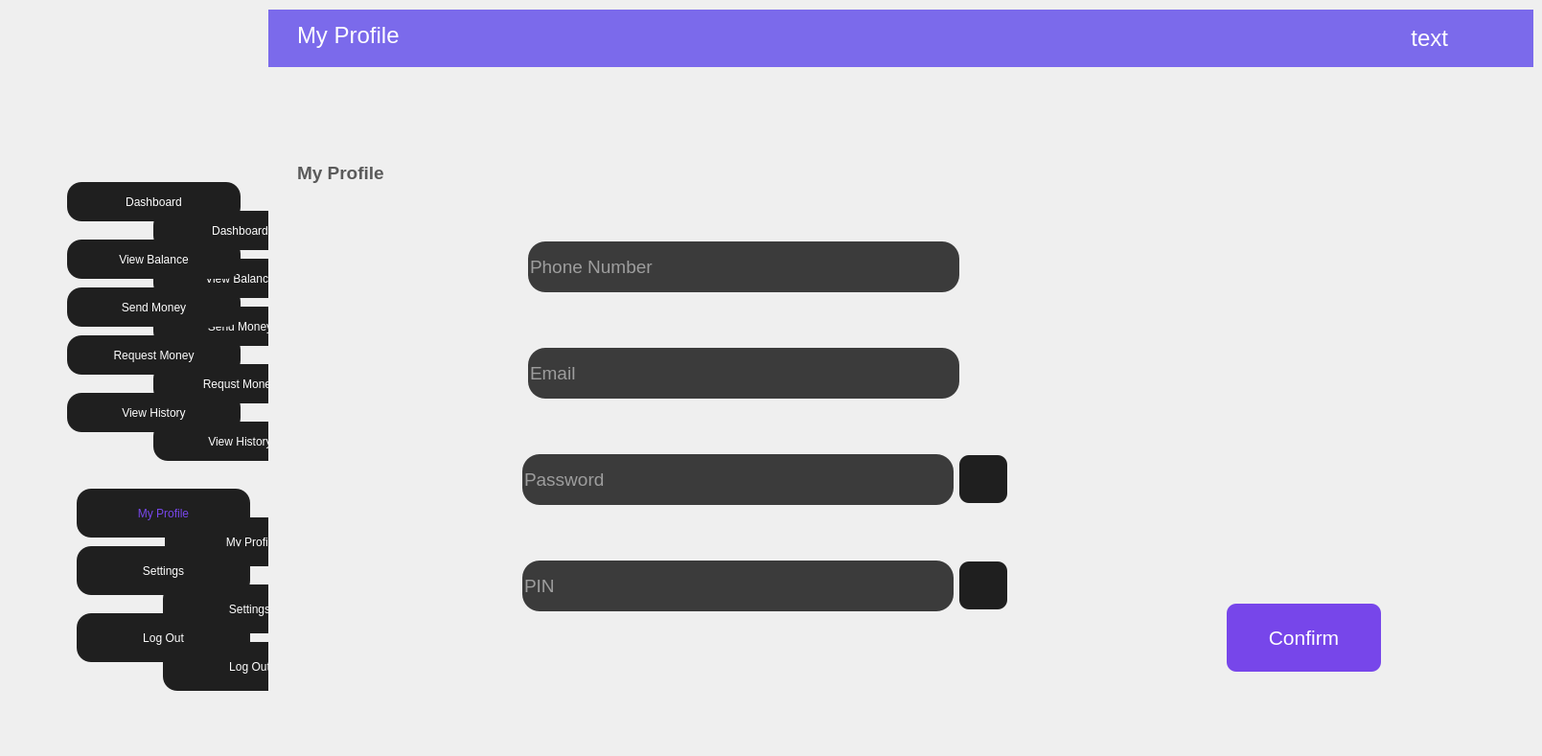
    <widget class="QWidget" name="page_23">
     <widget class="QWidget" name="widget_57" native="true">
      <property name="geometry">
       <rect>
        <x>0</x>
        <y>0</y>
        <width>1600</width>
        <height>780</height>
       </rect>
      </property>
      <property name="styleSheet">
       <string notr="true">QLineEdit{
border-radius:18px;
color:rgb(255, 255, 255);
}
QpushButton{
color:rgb(255, 255, 255);
}</string>
      </property>
      <widget class="QWidget" name="widget_58" native="true">
       <property name="geometry">
        <rect>
         <x>0</x>
         <y>0</y>
         <width>280</width>
         <height>780</height>
        </rect>
       </property>
       <property name="styleSheet">
        <string notr="true">QPushButton{
	background-color: rgb(31, 31, 31);
	color: rgb(255, 255, 255);
	font: 700 12pt &quot;Arial&quot;;
    border-radius:15px;
}</string>
       </property>
       <widget class="QPushButton" name="pushButton_142">
        <property name="geometry">
         <rect>
          <x>160</x>
          <y>380</y>
          <width>181</width>
          <height>41</height>
         </rect>
        </property>
        <property name="text">
         <string>Requst Money</string>
        </property>
       </widget>
       <widget class="QPushButton" name="pushButton_143">
        <property name="geometry">
         <rect>
          <x>170</x>
          <y>610</y>
          <width>181</width>
          <height>51</height>
         </rect>
        </property>
        <property name="text">
         <string>Settings</string>
        </property>
       </widget>
       <widget class="QPushButton" name="pushButton_144">
        <property name="geometry">
         <rect>
          <x>160</x>
          <y>270</y>
          <width>181</width>
          <height>41</height>
         </rect>
        </property>
        <property name="text">
         <string>View Balance</string>
        </property>
       </widget>
       <widget class="QPushButton" name="pushButton_145">
        <property name="geometry">
         <rect>
          <x>172</x>
          <y>540</y>
          <width>181</width>
          <height>51</height>
         </rect>
        </property>
        <property name="text">
         <string>My Profile</string>
        </property>
       </widget>
       <widget class="QPushButton" name="pushButton_146">
        <property name="geometry">
         <rect>
          <x>160</x>
          <y>220</y>
          <width>181</width>
          <height>41</height>
         </rect>
        </property>
        <property name="text">
         <string>Dashboard</string>
        </property>
       </widget>
       <widget class="QPushButton" name="pushButton_147">
        <property name="geometry">
         <rect>
          <x>160</x>
          <y>440</y>
          <width>181</width>
          <height>41</height>
         </rect>
        </property>
        <property name="styleSheet">
         <string notr="true">background-color: rgb(31, 31, 31);</string>
        </property>
        <property name="text">
         <string>View History</string>
        </property>
       </widget>
       <widget class="QPushButton" name="pushButton_148">
        <property name="geometry">
         <rect>
          <x>160</x>
          <y>320</y>
          <width>181</width>
          <height>41</height>
         </rect>
        </property>
        <property name="text">
         <string>Send Money</string>
        </property>
       </widget>
       <widget class="QPushButton" name="pushButton_149">
        <property name="geometry">
         <rect>
          <x>170</x>
          <y>670</y>
          <width>181</width>
          <height>51</height>
         </rect>
        </property>
        <property name="text">
         <string>Log Out</string>
        </property>
       </widget>
       <widget class="QLabel" name="label_127">
        <property name="geometry">
         <rect>
          <x>0</x>
          <y>10</y>
          <width>281</width>
          <height>780</height>
         </rect>
        </property>
        <property name="styleSheet">
         <string notr="true">background-image: url(:/new/prefix1/leftSide.png);
QPushButton{
	background-color: rgb(31, 31, 31);
	color: rgb(255, 255, 255);
	font: 700 12pt &quot;Arial&quot;;
    border-radius:15px;
}</string>
        </property>
        <property name="text">
         <string/>
        </property>
        <property name="pixmap">
         <pixmap resource="assets.qrc">:/new/prefix1/leftSide.png</pixmap>
        </property>
        <property name="scaledContents">
         <bool>true</bool>
        </property>
       </widget>
       <widget class="QPushButton" name="pushButton_150">
        <property name="geometry">
         <rect>
          <x>70</x>
          <y>410</y>
          <width>181</width>
          <height>41</height>
         </rect>
        </property>
        <property name="styleSheet">
         <string notr="true">background-color: rgb(31, 31, 31);</string>
        </property>
        <property name="text">
         <string>View History</string>
        </property>
       </widget>
       <widget class="QPushButton" name="pushButton_151">
        <property name="geometry">
         <rect>
          <x>80</x>
          <y>640</y>
          <width>181</width>
          <height>51</height>
         </rect>
        </property>
        <property name="text">
         <string>Log Out</string>
        </property>
       </widget>
       <widget class="QPushButton" name="pushButton_152">
        <property name="geometry">
         <rect>
          <x>70</x>
          <y>300</y>
          <width>181</width>
          <height>41</height>
         </rect>
        </property>
        <property name="text">
         <string>Send Money</string>
        </property>
       </widget>
       <widget class="QPushButton" name="pushButton_153">
        <property name="geometry">
         <rect>
          <x>70</x>
          <y>190</y>
          <width>181</width>
          <height>41</height>
         </rect>
        </property>
        <property name="text">
         <string>Dashboard</string>
        </property>
       </widget>
       <widget class="QPushButton" name="pushButton_154">
        <property name="geometry">
         <rect>
          <x>70</x>
          <y>250</y>
          <width>181</width>
          <height>41</height>
         </rect>
        </property>
        <property name="text">
         <string>View Balance</string>
        </property>
       </widget>
       <widget class="QPushButton" name="pushButton_155">
        <property name="geometry">
         <rect>
          <x>80</x>
          <y>510</y>
          <width>181</width>
          <height>51</height>
         </rect>
        </property>
        <property name="styleSheet">
         <string notr="true">color: rgb(119, 70, 234);</string>
        </property>
        <property name="text">
         <string>My Profile</string>
        </property>
       </widget>
       <widget class="QPushButton" name="pushButton_156">
        <property name="geometry">
         <rect>
          <x>70</x>
          <y>350</y>
          <width>181</width>
          <height>41</height>
         </rect>
        </property>
        <property name="text">
         <string>Request Money</string>
        </property>
       </widget>
       <widget class="QPushButton" name="pushButton_157">
        <property name="geometry">
         <rect>
          <x>80</x>
          <y>570</y>
          <width>181</width>
          <height>51</height>
         </rect>
        </property>
        <property name="text">
         <string>Settings</string>
        </property>
       </widget>
      </widget>
      <widget class="QWidget" name="layoutWidget_5">
       <property name="geometry">
        <rect>
         <x>300</x>
         <y>200</y>
         <width>751</width>
         <height>491</height>
        </rect>
       </property>
       <layout class="QVBoxLayout" name="verticalLayout_9">
        <item>
         <layout class="QHBoxLayout" name="horizontalLayout_14">
          <item>
           <widget class="QLabel" name="label_128">
            <property name="text">
             <string/>
            </property>
            <property name="pixmap">
             <pixmap resource="assets3.qrc">:/new/prefix3/phone.png</pixmap>
            </property>
            <property name="scaledContents">
             <bool>false</bool>
            </property>
           </widget>
          </item>
          <item>
           <widget class="QLineEdit" name="lineEdit_24">
            <property name="minimumSize">
             <size>
              <width>450</width>
              <height>53</height>
             </size>
            </property>
            <property name="maximumSize">
             <size>
              <width>350</width>
              <height>53</height>
             </size>
            </property>
            <property name="font">
             <font>
              <pointsize>14</pointsize>
             </font>
            </property>
            <property name="styleSheet">
             <string notr="true">background-color: rgb(59, 59, 59);</string>
            </property>
            <property name="text">
             <string/>
            </property>
            <property name="placeholderText">
             <string>Phone Number</string>
            </property>
           </widget>
          </item>
          <item>
           <spacer name="horizontalSpacer_8">
            <property name="orientation">
             <enum>Qt::Horizontal</enum>
            </property>
            <property name="sizeType">
             <enum>QSizePolicy::Fixed</enum>
            </property>
            <property name="sizeHint" stdset="0">
             <size>
              <width>50</width>
              <height>20</height>
             </size>
            </property>
           </spacer>
          </item>
         </layout>
        </item>
        <item>
         <layout class="QHBoxLayout" name="horizontalLayout_15">
          <item>
           <widget class="QLabel" name="label_129">
            <property name="text">
             <string/>
            </property>
            <property name="pixmap">
             <pixmap resource="assets3.qrc">:/new/prefix3/email.png</pixmap>
            </property>
            <property name="scaledContents">
             <bool>false</bool>
            </property>
           </widget>
          </item>
          <item>
           <widget class="QLineEdit" name="lineEdit_25">
            <property name="minimumSize">
             <size>
              <width>450</width>
              <height>53</height>
             </size>
            </property>
            <property name="maximumSize">
             <size>
              <width>350</width>
              <height>53</height>
             </size>
            </property>
            <property name="font">
             <font>
              <pointsize>14</pointsize>
             </font>
            </property>
            <property name="styleSheet">
             <string notr="true">background-color: rgb(59, 59, 59);</string>
            </property>
            <property name="text">
             <string/>
            </property>
            <property name="placeholderText">
             <string>Email</string>
            </property>
           </widget>
          </item>
          <item>
           <spacer name="horizontalSpacer_9">
            <property name="orientation">
             <enum>Qt::Horizontal</enum>
            </property>
            <property name="sizeType">
             <enum>QSizePolicy::Fixed</enum>
            </property>
            <property name="sizeHint" stdset="0">
             <size>
              <width>50</width>
              <height>20</height>
             </size>
            </property>
           </spacer>
          </item>
         </layout>
        </item>
        <item>
         <layout class="QHBoxLayout" name="horizontalLayout_16">
          <item>
           <widget class="QLabel" name="label_130">
            <property name="text">
             <string/>
            </property>
            <property name="pixmap">
             <pixmap resource="assets3.qrc">:/new/prefix3/BD.png</pixmap>
            </property>
            <property name="scaledContents">
             <bool>false</bool>
            </property>
           </widget>
          </item>
          <item>
           <widget class="QLineEdit" name="lineEdit_26">
            <property name="minimumSize">
             <size>
              <width>450</width>
              <height>53</height>
             </size>
            </property>
            <property name="maximumSize">
             <size>
              <width>350</width>
              <height>53</height>
             </size>
            </property>
            <property name="font">
             <font>
              <pointsize>14</pointsize>
             </font>
            </property>
            <property name="styleSheet">
             <string notr="true">background-color: rgb(59, 59, 59);</string>
            </property>
            <property name="text">
             <string/>
            </property>
            <property name="placeholderText">
             <string>Password</string>
            </property>
           </widget>
          </item>
          <item>
           <widget class="QPushButton" name="pushButton_161">
            <property name="minimumSize">
             <size>
              <width>50</width>
              <height>50</height>
             </size>
            </property>
            <property name="maximumSize">
             <size>
              <width>50</width>
              <height>50</height>
             </size>
            </property>
            <property name="styleSheet">
             <string notr="true">background-color:rgb(31, 31, 31) ;
border-radius:10;</string>
            </property>
            <property name="text">
             <string/>
            </property>
            <property name="icon">
             <iconset resource="assets.qrc">
              <normaloff>:/new/prefix1/eye-password-show-svgrepo-com (1).png</normaloff>:/new/prefix1/eye-password-show-svgrepo-com (1).png</iconset>
            </property>
            <property name="iconSize">
             <size>
              <width>40</width>
              <height>40</height>
             </size>
            </property>
           </widget>
          </item>
         </layout>
        </item>
        <item>
         <layout class="QHBoxLayout" name="horizontalLayout_17">
          <item>
           <widget class="QLabel" name="label_131">
            <property name="text">
             <string/>
            </property>
            <property name="pixmap">
             <pixmap resource="assets3.qrc">:/new/prefix3/signin2.png</pixmap>
            </property>
            <property name="scaledContents">
             <bool>false</bool>
            </property>
           </widget>
          </item>
          <item>
           <widget class="QLineEdit" name="lineEdit_27">
            <property name="minimumSize">
             <size>
              <width>450</width>
              <height>53</height>
             </size>
            </property>
            <property name="maximumSize">
             <size>
              <width>350</width>
              <height>53</height>
             </size>
            </property>
            <property name="font">
             <font>
              <pointsize>14</pointsize>
             </font>
            </property>
            <property name="styleSheet">
             <string notr="true">background-color: rgb(59, 59, 59);</string>
            </property>
            <property name="text">
             <string/>
            </property>
            <property name="placeholderText">
             <string>PIN</string>
            </property>
           </widget>
          </item>
          <item>
           <widget class="QPushButton" name="pushButton_162">
            <property name="minimumSize">
             <size>
              <width>50</width>
              <height>50</height>
             </size>
            </property>
            <property name="maximumSize">
             <size>
              <width>50</width>
              <height>50</height>
             </size>
            </property>
            <property name="styleSheet">
             <string notr="true">background-color:rgb(31, 31, 31) ;
border-radius:10;</string>
            </property>
            <property name="text">
             <string/>
            </property>
            <property name="icon">
             <iconset resource="assets.qrc">
              <normaloff>:/new/prefix1/eye-password-show-svgrepo-com (1).png</normaloff>:/new/prefix1/eye-password-show-svgrepo-com (1).png</iconset>
            </property>
            <property name="iconSize">
             <size>
              <width>40</width>
              <height>40</height>
             </size>
            </property>
           </widget>
          </item>
         </layout>
        </item>
       </layout>
      </widget>
      <widget class="QWidget" name="widget_59" native="true">
       <property name="geometry">
        <rect>
         <x>280</x>
         <y>10</y>
         <width>1321</width>
         <height>60</height>
        </rect>
       </property>
       <property name="styleSheet">
        <string notr="true">background-color: rgb(123, 106, 235);</string>
       </property>
       <widget class="QLabel" name="label_66">
        <property name="geometry">
         <rect>
          <x>30</x>
          <y>1</y>
          <width>181</width>
          <height>51</height>
         </rect>
        </property>
        <property name="font">
         <font>
          <family>Segoe UI</family>
          <pointsize>18</pointsize>
          <bold>false</bold>
         </font>
        </property>
        <property name="styleSheet">
         <string notr="true">background-color: rgb(123, 106, 235);
color:rgb(255, 255, 255);</string>
        </property>
        <property name="text">
         <string>My Profile</string>
        </property>
       </widget>
       <widget class="QLabel" name="label_133">
        <property name="geometry">
         <rect>
          <x>810</x>
          <y>10</y>
          <width>421</width>
          <height>41</height>
         </rect>
        </property>
        <property name="font">
         <font>
          <family>Segoe UI</family>
          <pointsize>18</pointsize>
          <bold>false</bold>
         </font>
        </property>
        <property name="styleSheet">
         <string notr="true">background-color: rgb(123, 106, 235);
color:rgb(255, 255, 255);
</string>
        </property>
        <property name="text">
         <string>&lt;html&gt;&lt;head/&gt;&lt;body&gt;&lt;p align=&quot;right&quot;&gt;text&lt;/p&gt;&lt;/body&gt;&lt;/html&gt;</string>
        </property>
       </widget>
      </widget>
      <widget class="QLabel" name="label_64">
       <property name="geometry">
        <rect>
         <x>310</x>
         <y>90</y>
         <width>311</width>
         <height>61</height>
        </rect>
       </property>
       <property name="font">
        <font>
         <family>Arial</family>
         <pointsize>16</pointsize>
        </font>
       </property>
       <property name="styleSheet">
        <string notr="true">color: rgb(255, 255, 255);</string>
       </property>
       <property name="text">
        <string/>
       </property>
      </widget>
      <widget class="QLabel" name="label_69">
       <property name="geometry">
        <rect>
         <x>310</x>
         <y>160</y>
         <width>141</width>
         <height>41</height>
        </rect>
       </property>
       <property name="font">
        <font>
         <family>Arial</family>
         <pointsize>14</pointsize>
         <bold>true</bold>
        </font>
       </property>
       <property name="styleSheet">
        <string notr="true">color: rgb(90, 90, 90);</string>
       </property>
       <property name="text">
        <string>My Profile</string>
       </property>
      </widget>
      <widget class="QPushButton" name="pushButton_SignUP_6">
       <property name="geometry">
        <rect>
         <x>1280</x>
         <y>630</y>
         <width>161</width>
         <height>71</height>
        </rect>
       </property>
       <property name="font">
        <font>
         <pointsize>16</pointsize>
        </font>
       </property>
       <property name="styleSheet">
        <string notr="true">
QPushButton:hover{
	background-color:rgb(100, 60, 200);
}
QPushButton{
background-color:rgb(119, 70, 234);
color:rgb(255, 255, 255);
border-radius:10px;
}</string>
       </property>
       <property name="text">
        <string>Confirm</string>
       </property>
      </widget>
     </widget>
    </widget>
